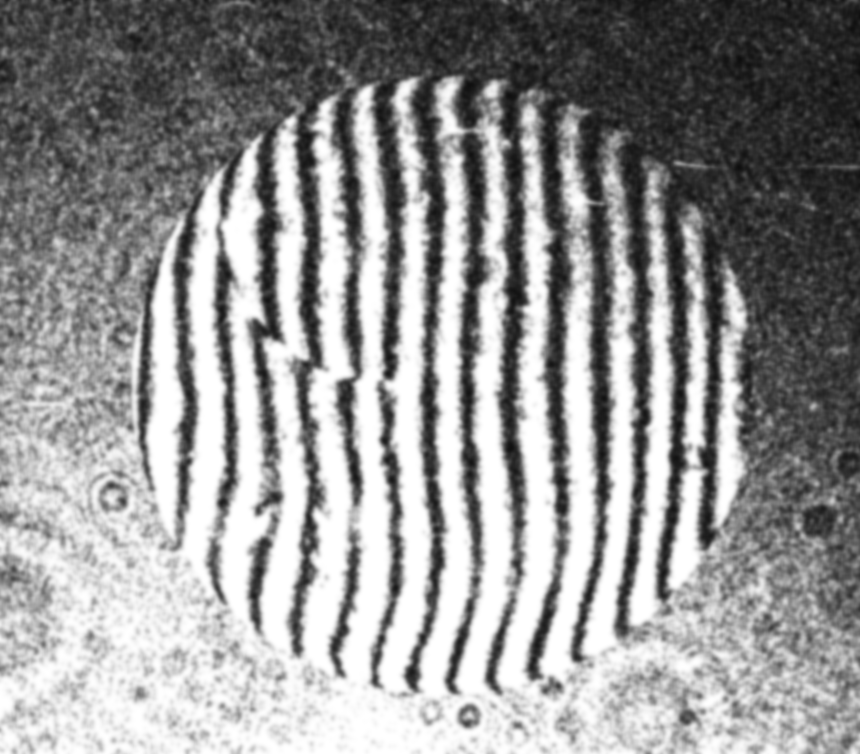
#> input picture test_images/22.bmp, 860 x 754 px, found by its file name
$ python tracer_test.py
#> lines starting #> are read from the running program, lines starting #| are printed output that depends on the picture; after the words box and inside, x2 and y2 are one past the last pixel; in counts of white or black regions, pixels touching at a corner belong together
import cv2, numpy as np
img = cv2.imread(r'D:\dev\cpp\InterferometryApp\test_images\22.bmp', 0)
#> img is the input picture: shape (754, 860); min 13, max 255, mean 147.7
_, binary = cv2.threshold(img, 0, 255, cv2.THRESH_OTSU)
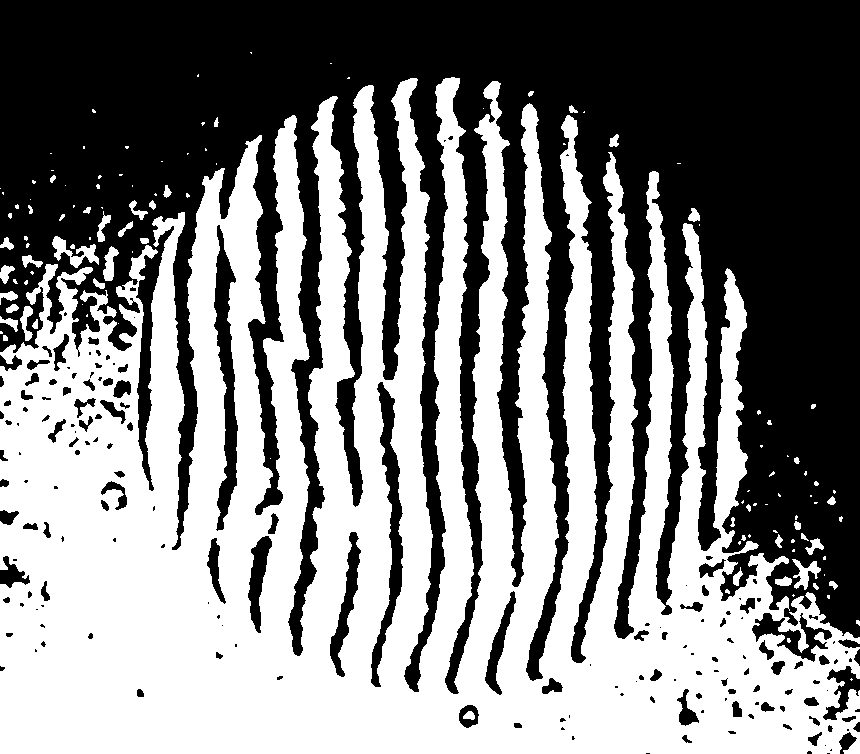
#> binary: shape (754, 860); 50.7% white; 179 black regions (79 under 20 px), largest, box (x1, y1, x2, y2) and area: (0, 0, 860, 694) 299112, (214, 225, 238, 531) 3474, (371, 382, 403, 687) 3073
skeleton = cv2.ximgproc.thinning(binary)
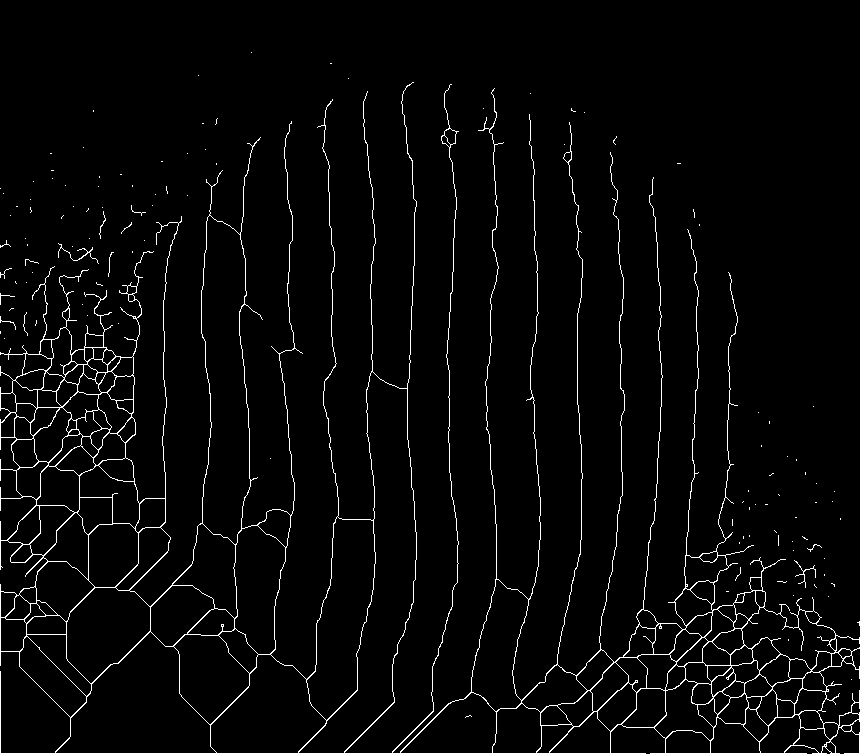
#> skeleton: shape (754, 860); 3.1% white in thin lines or dots
cv2.imwrite(r'D:\dev\cpp\InterferometryApp\test_images\22_scelet.bmp', skeleton)

$ run again, with test_images/2a1vl11.bmp copied over test_images/22.bmp
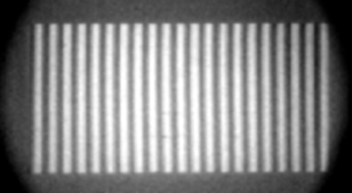
#> input picture test_images/2a1vl11.bmp, 352 x 193 px, found by its file name
#> img is the input picture: shape (193, 352); min 0, max 255, mean 130.6
#> `_, binary = cv2.threshold(img, 0, 255, cv2.THRESH_OTSU)`:
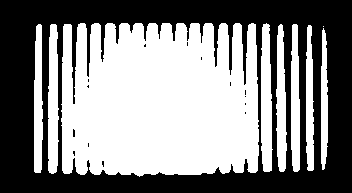
#> binary: shape (193, 352); 52.8% white; 15 black regions (14 under 20 px), largest, box (x1, y1, x2, y2) and area: (0, 0, 352, 193) 31972
#> `skeleton = cv2.ximgproc.thinning(binary)`:
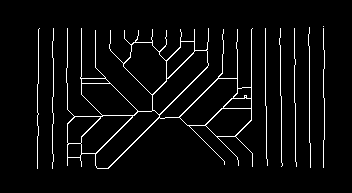
#> skeleton: shape (193, 352); 4.3% white in thin lines or dots, all inside (x1, y1, x2, y2) = (37, 26, 325, 169)

$ run again, with test_images/BBR1V20.bmp copied over test_images/22.bmp
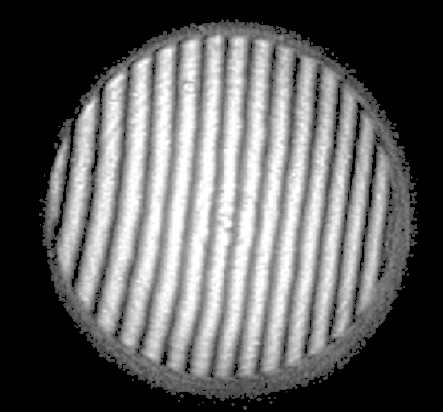
#> input picture test_images/BBR1V20.bmp, 443 x 412 px, found by its file name
#> img is the input picture: shape (412, 443); min 0, max 255, mean 96.6
#> `_, binary = cv2.threshold(img, 0, 255, cv2.THRESH_OTSU)`:
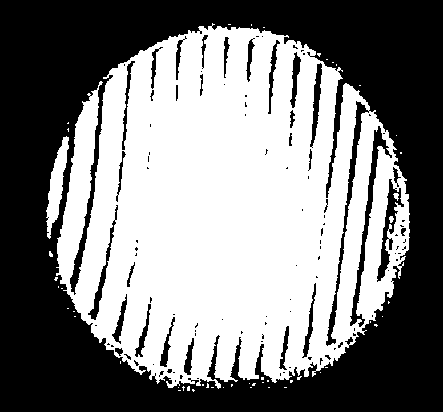
#> binary: shape (412, 443); 49.9% white; 50 white regions (46 under 20 px), largest, box (x1, y1, x2, y2) and area: (56, 23, 410, 389) 89848, (46, 136, 69, 239) 1008, (393, 193, 399, 201) 29, (389, 216, 394, 223) 25
#> `skeleton = cv2.ximgproc.thinning(binary)`:
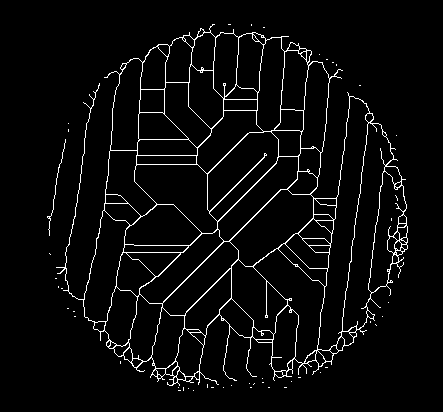
#> skeleton: shape (412, 443); 4.2% white in thin lines or dots, all inside (x1, y1, x2, y2) = (47, 24, 408, 391)

$ run again, with test_images/D9.bmp copied over test_images/22.bmp
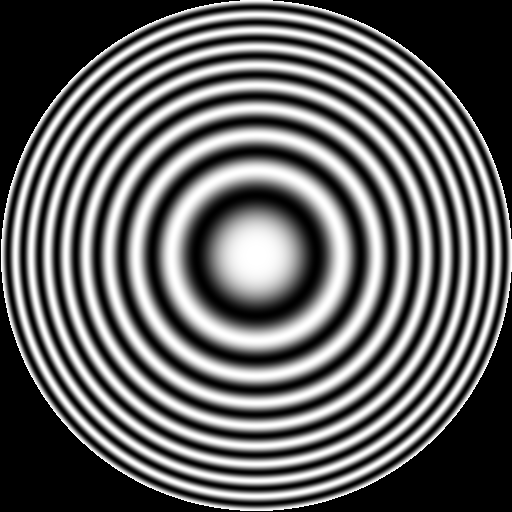
#> input picture test_images/D9.bmp, 512 x 512 px, found by its file name
#> img is the input picture: shape (512, 512); min 0, max 255, mean 99.8
#> `_, binary = cv2.threshold(img, 0, 255, cv2.THRESH_OTSU)`:
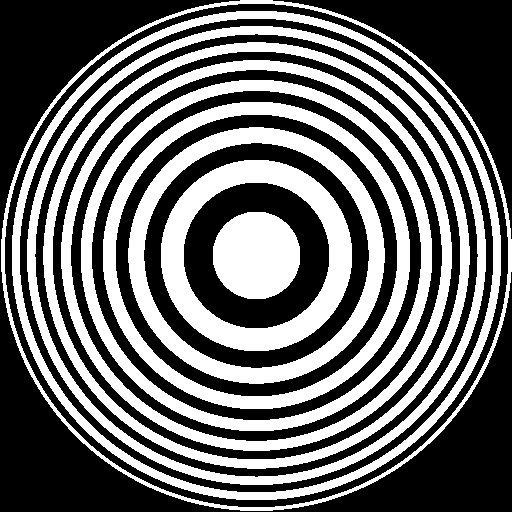
#> binary: shape (512, 512); 41.7% white; 10 white regions, largest, box (x1, y1, x2, y2) and area: (12, 11, 501, 500) 12192, (43, 42, 470, 469) 12192, (61, 60, 452, 451) 12164
#> `skeleton = cv2.ximgproc.thinning(binary)`:
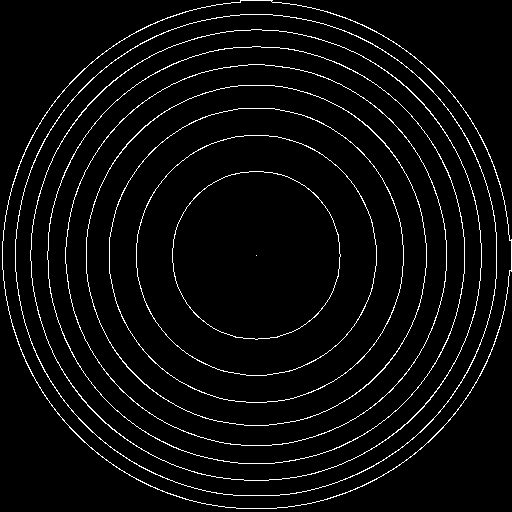
#> skeleton: shape (512, 512); 4.1% white in thin lines or dots
